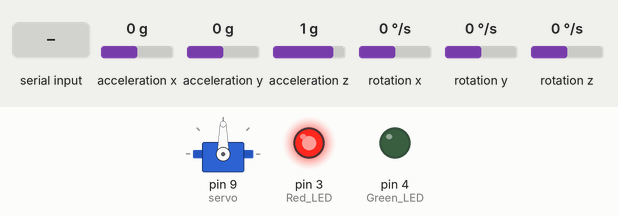
Simulated run of this sketch. Board: Arduino Uno, built with avr-gcc and run on an emulated ATmega328P. On the bench: servo, output pins drawn as LEDs (lit = HIGH). The inputs (shaded band) are chosen by the test bench; at power-on: acceleration x 0 g, acceleration y 0 g, acceleration z 1 g, rotation x 0 °/s, rotation y 0 °/s, rotation z 0 °/s. What the sketch prints to the serial monitor is not drawn.

Above: at 1.2 s.
1.3 s: "A" received over Serial
At 2.5 s:
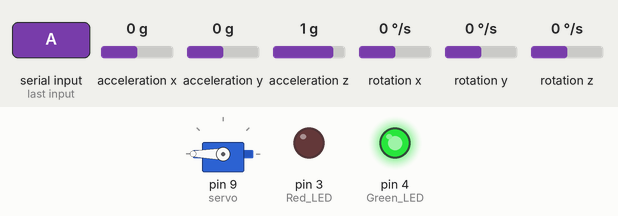
2.8 s: "D" received over Serial
At 3.7 s:
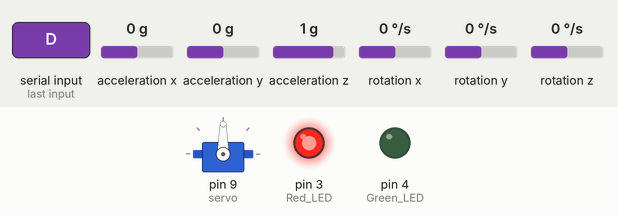
Timing chart, 0 to 5.8 s (numbered marks = the images above; inputs shaded):
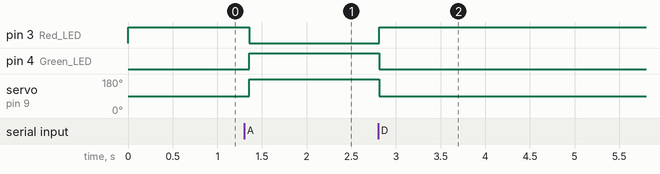

The sketch:

task2w4.ino
```cpp
#include <Wire.h>
#include <MPU6050.h>
#include <Servo.h>

MPU6050 mpu;
Servo servo;
int servoPosition = 90; // Locked position

void setup() {
  Serial.begin(9600);

  // 1. Initialize Servo and LEDs first
  servo.attach(9);
  servo.write(servoPosition);
  pinMode(4, OUTPUT); // Green LED
  pinMode(3, OUTPUT); // Red LED

  // Default State: Locked (Red LED ON)
  digitalWrite(4, LOW);
  digitalWrite(3, HIGH);

  // 2. Initialize MPU6050
  Wire.begin();
  mpu.initialize();
  if (!mpu.testConnection()) {
    Serial.println("MPU6050 connection failed!");
    while (1);
  }
}

void loop() {
  // 1. Check for 'A' (Access Granted) or 'D' (Access Denied) from Python
  if (Serial.available() > 0) {
    char command = Serial.read();
    if (command == 'A') {
      servo.write(180);      // Unlock
      digitalWrite(4, HIGH); // Green LED ON
      digitalWrite(3, LOW);  // Red LED OFF
    } else if (command == 'D') {
      servo.write(90);       // Lock
      digitalWrite(4, LOW);  // Green LED OFF
      digitalWrite(3, HIGH); // Red LED ON
    }
  }

  // 2. Send MPU6050 accelerometer data to Python
  int16_t ax, ay, az, gx, gy, gz;
  mpu.getMotion6(&ax, &ay, &az, &gx, &gy, &gz);
  Serial.print(ax); Serial.print(",");
  Serial.print(ay); Serial.print(",");
  Serial.println(az);

  delay(100);
}
```

Measured:
- after the input at 1.3 s, pin 3 (Red_LED): HIGH → LOW after 0.06 s; pin 4 (Green_LED): LOW → HIGH after 0.06 s; servo on pin 9 (servo): 90° → 180° after 0.06 s
- after the input at 2.8 s, pin 3 (Red_LED): LOW → HIGH at once; pin 4 (Green_LED): HIGH → LOW at once; servo on pin 9 (servo): 180° → 90° at once
